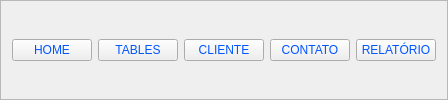
     <widget class="QFrame" name="frame">
      <property name="frameShape">
       <enum>QFrame::StyledPanel</enum>
      </property>
      <property name="frameShadow">
       <enum>QFrame::Raised</enum>
      </property>
      <layout class="QHBoxLayout" name="horizontalLayout">
       <item>
        <widget class="QPushButton" name="btn_home">
         <property name="styleSheet">
          <string notr="true">color: rgb(0, 85, 255);</string>
         </property>
         <property name="text">
          <string>HOME</string>
         </property>
        </widget>
       </item>
       <item>
        <widget class="QPushButton" name="btn_tables">
         <property name="styleSheet">
          <string notr="true">color: rgb(0, 85, 255);</string>
         </property>
         <property name="text">
          <string>TABLES</string>
         </property>
        </widget>
       </item>
       <item>
        <widget class="QPushButton" name="btn_cliente">
         <property name="styleSheet">
          <string notr="true">color: rgb(0, 85, 255);</string>
         </property>
         <property name="text">
          <string>CLIENTE</string>
         </property>
        </widget>
       </item>
       <item>
        <widget class="QPushButton" name="btn_contato">
         <property name="styleSheet">
          <string notr="true">color: rgb(0, 85, 255);</string>
         </property>
         <property name="text">
          <string>CONTATO</string>
         </property>
        </widget>
       </item>
       <item>
        <widget class="QPushButton" name="btn_relatorio">
         <property name="styleSheet">
          <string notr="true">color: rgb(0, 85, 255);</string>
         </property>
         <property name="text">
          <string>RELATÓRIO</string>
         </property>
        </widget>
       </item>
      </layout>
     </widget>
